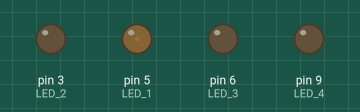
Simulated run of this sketch. Board: Arduino Uno, built with avr-gcc and run on an emulated ATmega328P. Shown: output pins drawn as LEDs (lit = HIGH).

Above: at 0.05 s.
At 1.6 s:
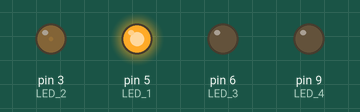
At 3.15 s:
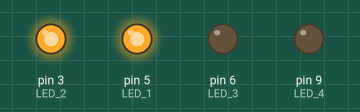
At 6.25 s:
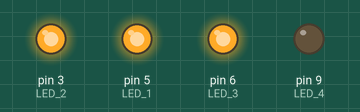
At 9.0 s:
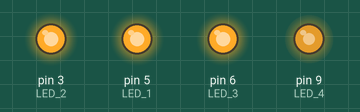
At 12.45 s:
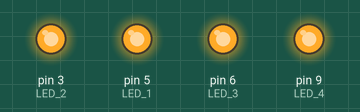
Timing chart, 0 to 16.2 s (numbered marks = the images above):
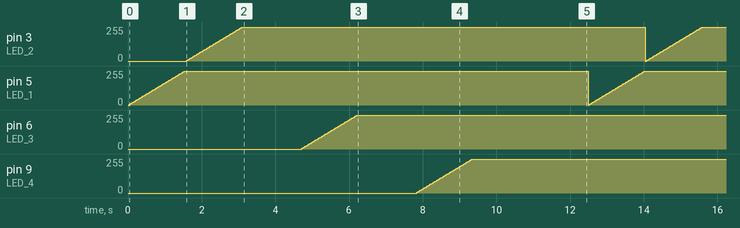

Measured:
- by itself, pin 3 (LED_2), pin 5 (LED_1), pin 6 (LED_3), pin 9 (LED_4): ramps from 0/255 to 255/255 and jumps back, once every 12.5 s

The sketch:

Allummage_progressif.ino
```cpp
int LED_1 = 5;
int LED_2 = 3;
int LED_3 = 6;
int LED_4 = 9;
void setup()
{
  pinMode(LED_1, OUTPUT);
  pinMode(LED_2, OUTPUT);
  pinMode(LED_3, OUTPUT);
  pinMode(LED_4, OUTPUT);
}

void loop()
{
  for(int fadeValue = 0 ; fadeValue <= 255; fadeValue +=5)
  {
    analogWrite(LED_1, fadeValue);
    delay(30);
  }
  for(int fadeValue = 0 ; fadeValue <= 255; fadeValue +=5)
  {
    analogWrite(LED_2, fadeValue);
    delay(30);
  }

  for(int fadeValue = 255 ; fadeValue >= 0; fadeValue -=5)
  {
    analogWrite(LED_1, fadeValue);
    digitalWrite(LED_1, HIGH);
    delay(30);
  }

  for(int fadeValue = 0 ; fadeValue <= 255; fadeValue +=5)
  {
    analogWrite(LED_3, fadeValue);
    delay(30);
  }

  for(int fadeValue = 255 ; fadeValue >= 0; fadeValue -=5)
  {
    analogWrite(LED_2, fadeValue);
    digitalWrite(LED_2, HIGH);
    delay(30);
  }

  for(int fadeValue = 0 ; fadeValue <= 255; fadeValue +=5)
  {
    analogWrite(LED_4, fadeValue);
    delay(30);
  }

  for(int fadeValue = 255 ; fadeValue >= 0; fadeValue -=5)
  {
    analogWrite(LED_3, fadeValue);
    digitalWrite(LED_3, HIGH);
    delay(30);
  }

  for(int fadeValue = 255 ; fadeValue >= 0; fadeValue -=5)
  {
    analogWrite(LED_4, fadeValue);
    digitalWrite(LED_4, HIGH);
    delay(30);
  }
}
```

Allummage_progressif.ino.cpp
```cpp
#include <Arduino.h>
int LED_1 = 5;
int LED_2 = 3;
int LED_3 = 6;
int LED_4 = 9;


void setup()
{
  pinMode(LED_1, OUTPUT);
  pinMode(LED_2, OUTPUT);
  pinMode(LED_3, OUTPUT);
  pinMode(LED_4, OUTPUT);
}

void loop()
{
  for(int fadeValue = 0 ; fadeValue <= 255; fadeValue +=5)
  {
    analogWrite(LED_1, fadeValue);
    delay(30);
  }
  for(int fadeValue = 0 ; fadeValue <= 255; fadeValue +=5)
  {
    analogWrite(LED_2, fadeValue);
    delay(30);
  }

  for(int fadeValue = 255 ; fadeValue >= 0; fadeValue -=5)
  {
    analogWrite(LED_1, fadeValue);
    digitalWrite(LED_1, HIGH);
    delay(30);
  }

  for(int fadeValue = 0 ; fadeValue <= 255; fadeValue +=5)
  {
    analogWrite(LED_3, fadeValue);
    delay(30);
  }

  for(int fadeValue = 255 ; fadeValue >= 0; fadeValue -=5)
  {
    analogWrite(LED_2, fadeValue);
    digitalWrite(LED_2, HIGH);
    delay(30);
  }

  for(int fadeValue = 0 ; fadeValue <= 255; fadeValue +=5)
  {
    analogWrite(LED_4, fadeValue);
    delay(30);
  }

  for(int fadeValue = 255 ; fadeValue >= 0; fadeValue -=5)
  {
    analogWrite(LED_3, fadeValue);
    digitalWrite(LED_3, HIGH);
    delay(30);
  }

  for(int fadeValue = 255 ; fadeValue >= 0; fadeValue -=5)
  {
    analogWrite(LED_4, fadeValue);
    digitalWrite(LED_4, HIGH);
    delay(30);
  }
}
```
